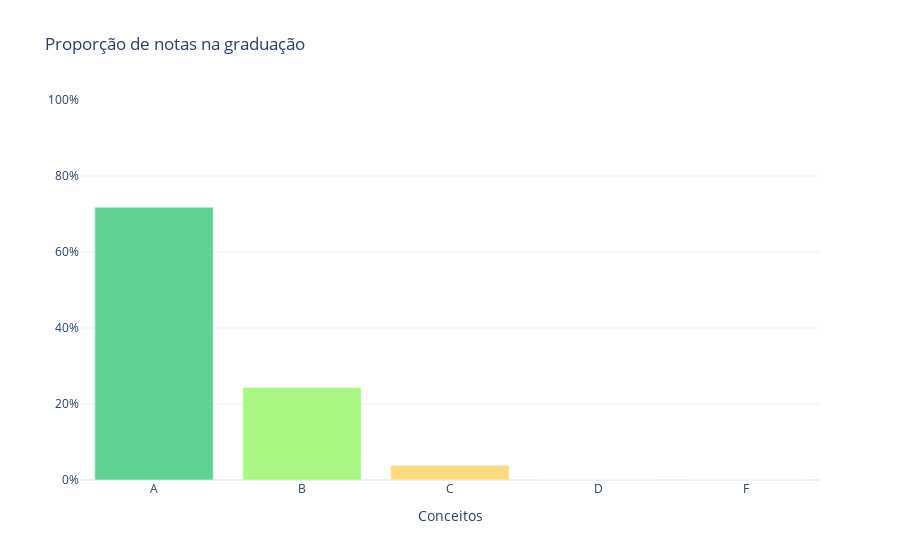

Notebook code for this chart:
### Code cell
x_grades_prop_bar = ufabc_grade_prop.index
y_grades_prop_bar = ufabc_grade_prop.values
grades_prop_bar_colors = [GRADES_COLOR_MAP[grade] for grade in x_grades_prop_bar]

fig_grades_prop_bar = go.Figure()
fig_grades_prop_bar.add_trace(go.Bar(x=x_grades_prop_bar, y=y_grades_prop_bar, marker_color=grades_prop_bar_colors))
fig_grades_prop_bar.update_layout({'title': 'Proporção de notas na graduação', 'yaxis_range': [0, 1], 
                                   'yaxis_tickformat': '.0%', 'xaxis_title': 'Conceitos'})
fig_grades_prop_bar.show()

### Figure 1 — Plotly figure (JSON) as saved in the notebook; plotly's stock layout.template omitted (floating-point values rounded to 4 significant figures)
{"data": [{"marker": {"color": ["#60D394", "#AAF683", "#FFD97D", "#FF9B85", "#EE6055"]}, "type": "bar", "x": ["A", "B", "C", "D", "F"], "y": [0.7179, 0.2436, 0.03846, 0, 0]}], "layout": {"title": {"text": "Proporção de notas na graduação"}, "xaxis": {"title": {"text": "Conceitos"}}, "yaxis": {"range": [0, 1], "tickformat": ".0%"}}}
